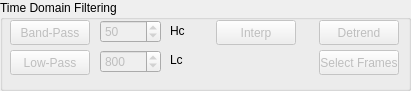
   <widget class="QGroupBox" name="panelTimefilt">
    <property name="geometry">
     <rect>
      <x>480</x>
      <y>450</y>
      <width>411</width>
      <height>91</height>
     </rect>
    </property>
    <property name="title">
     <string>Time Domain Filtering</string>
    </property>
    <widget class="QSpinBox" name="sbLPfilter">
     <property name="enabled">
      <bool>false</bool>
     </property>
     <property name="geometry">
      <rect>
       <x>100</x>
       <y>50</y>
       <width>61</width>
       <height>23</height>
      </rect>
     </property>
     <property name="sizePolicy">
      <sizepolicy hsizetype="Preferred" vsizetype="Preferred">
       <horstretch>1</horstretch>
       <verstretch>1</verstretch>
      </sizepolicy>
     </property>
     <property name="minimum">
      <number>1</number>
     </property>
     <property name="maximum">
      <number>2000</number>
     </property>
     <property name="singleStep">
      <number>1</number>
     </property>
     <property name="value">
      <number>800</number>
     </property>
     <property name="displayIntegerBase">
      <number>10</number>
     </property>
    </widget>
    <widget class="QLabel" name="lbLPunity">
     <property name="geometry">
      <rect>
       <x>170</x>
       <y>21</y>
       <width>31</width>
       <height>20</height>
      </rect>
     </property>
     <property name="sizePolicy">
      <sizepolicy hsizetype="Preferred" vsizetype="Preferred">
       <horstretch>1</horstretch>
       <verstretch>1</verstretch>
      </sizepolicy>
     </property>
     <property name="text">
      <string>Hc</string>
     </property>
    </widget>
    <widget class="QPushButton" name="pbDispinterp">
     <property name="enabled">
      <bool>false</bool>
     </property>
     <property name="geometry">
      <rect>
       <x>216</x>
       <y>20</y>
       <width>80</width>
       <height>25</height>
      </rect>
     </property>
     <property name="sizePolicy">
      <sizepolicy hsizetype="Preferred" vsizetype="Preferred">
       <horstretch>1</horstretch>
       <verstretch>1</verstretch>
      </sizepolicy>
     </property>
     <property name="text">
      <string>Interp</string>
     </property>
    </widget>
    <widget class="QPushButton" name="pbBPfilter">
     <property name="enabled">
      <bool>false</bool>
     </property>
     <property name="geometry">
      <rect>
       <x>10</x>
       <y>20</y>
       <width>80</width>
       <height>25</height>
      </rect>
     </property>
     <property name="sizePolicy">
      <sizepolicy hsizetype="Preferred" vsizetype="Preferred">
       <horstretch>1</horstretch>
       <verstretch>1</verstretch>
      </sizepolicy>
     </property>
     <property name="text">
      <string>Band-Pass</string>
     </property>
    </widget>
    <widget class="QSpinBox" name="sbBPfilter1">
     <property name="enabled">
      <bool>false</bool>
     </property>
     <property name="geometry">
      <rect>
       <x>100</x>
       <y>20</y>
       <width>61</width>
       <height>23</height>
      </rect>
     </property>
     <property name="sizePolicy">
      <sizepolicy hsizetype="Preferred" vsizetype="Preferred">
       <horstretch>1</horstretch>
       <verstretch>1</verstretch>
      </sizepolicy>
     </property>
     <property name="minimum">
      <number>1</number>
     </property>
     <property name="maximum">
      <number>2000</number>
     </property>
     <property name="singleStep">
      <number>1</number>
     </property>
     <property name="value">
      <number>50</number>
     </property>
     <property name="displayIntegerBase">
      <number>10</number>
     </property>
    </widget>
    <widget class="QLabel" name="lbBPunity">
     <property name="geometry">
      <rect>
       <x>170</x>
       <y>50</y>
       <width>31</width>
       <height>20</height>
      </rect>
     </property>
     <property name="sizePolicy">
      <sizepolicy hsizetype="Preferred" vsizetype="Preferred">
       <horstretch>1</horstretch>
       <verstretch>1</verstretch>
      </sizepolicy>
     </property>
     <property name="text">
      <string>Lc</string>
     </property>
    </widget>
    <widget class="QPushButton" name="pbLPfilter">
     <property name="enabled">
      <bool>false</bool>
     </property>
     <property name="geometry">
      <rect>
       <x>10</x>
       <y>50</y>
       <width>80</width>
       <height>25</height>
      </rect>
     </property>
     <property name="sizePolicy">
      <sizepolicy hsizetype="Preferred" vsizetype="Preferred">
       <horstretch>1</horstretch>
       <verstretch>1</verstretch>
      </sizepolicy>
     </property>
     <property name="text">
      <string>Low-Pass</string>
     </property>
    </widget>
    <widget class="QPushButton" name="pbDetrend">
     <property name="enabled">
      <bool>false</bool>
     </property>
     <property name="geometry">
      <rect>
       <x>319</x>
       <y>20</y>
       <width>80</width>
       <height>25</height>
      </rect>
     </property>
     <property name="sizePolicy">
      <sizepolicy hsizetype="Preferred" vsizetype="Preferred">
       <horstretch>1</horstretch>
       <verstretch>1</verstretch>
      </sizepolicy>
     </property>
     <property name="text">
      <string>Detrend</string>
     </property>
    </widget>
    <widget class="QPushButton" name="pbSelectFrames">
     <property name="enabled">
      <bool>false</bool>
     </property>
     <property name="geometry">
      <rect>
       <x>319</x>
       <y>50</y>
       <width>80</width>
       <height>25</height>
      </rect>
     </property>
     <property name="sizePolicy">
      <sizepolicy hsizetype="Preferred" vsizetype="Preferred">
       <horstretch>1</horstretch>
       <verstretch>1</verstretch>
      </sizepolicy>
     </property>
     <property name="text">
      <string>Select Frames</string>
     </property>
    </widget>
   </widget>
